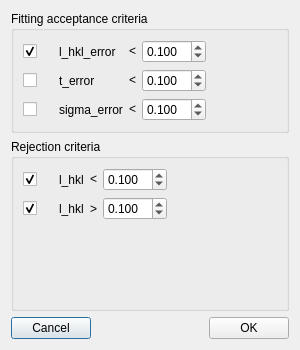
<?xml version="1.0" encoding="UTF-8"?>
<ui version="4.0">
 <class>Dialog</class>
 <widget class="QDialog" name="Dialog">
  <property name="windowModality">
   <enum>Qt::ApplicationModal</enum>
  </property>
  <property name="geometry">
   <rect>
    <x>0</x>
    <y>0</y>
    <width>300</width>
    <height>350</height>
   </rect>
  </property>
  <property name="minimumSize">
   <size>
    <width>300</width>
    <height>350</height>
   </size>
  </property>
  <property name="maximumSize">
   <size>
    <width>300</width>
    <height>350</height>
   </size>
  </property>
  <property name="windowTitle">
   <string>Dialog</string>
  </property>
  <layout class="QVBoxLayout" name="verticalLayout_3">
   <item>
    <widget class="QGroupBox" name="groupBox">
     <property name="title">
      <string>Fitting acceptance criteria</string>
     </property>
     <layout class="QVBoxLayout" name="verticalLayout">
      <item>
       <layout class="QGridLayout" name="gridLayout">
        <item row="0" column="1">
         <widget class="QLabel" name="l_hkl_error_label">
          <property name="text">
           <string>l_hkl_error</string>
          </property>
         </widget>
        </item>
        <item row="1" column="4">
         <spacer name="horizontalSpacer_3">
          <property name="orientation">
           <enum>Qt::Horizontal</enum>
          </property>
          <property name="sizeHint" stdset="0">
           <size>
            <width>40</width>
            <height>20</height>
           </size>
          </property>
         </spacer>
        </item>
        <item row="1" column="3">
         <widget class="QDoubleSpinBox" name="tau_doubleSpinBox">
          <property name="decimals">
           <number>3</number>
          </property>
          <property name="value">
           <double>0.100000000000000</double>
          </property>
         </widget>
        </item>
        <item row="2" column="0">
         <widget class="QCheckBox" name="sigma_checkBox">
          <property name="text">
           <string/>
          </property>
          <property name="checked">
           <bool>false</bool>
          </property>
         </widget>
        </item>
        <item row="2" column="2">
         <widget class="QLabel" name="sigma_label">
          <property name="text">
           <string>&lt;</string>
          </property>
          <property name="alignment">
           <set>Qt::AlignCenter</set>
          </property>
         </widget>
        </item>
        <item row="1" column="0">
         <widget class="QCheckBox" name="tau_checkBox">
          <property name="text">
           <string/>
          </property>
          <property name="checked">
           <bool>false</bool>
          </property>
         </widget>
        </item>
        <item row="2" column="3">
         <widget class="QDoubleSpinBox" name="sigma_doubleSpinBox">
          <property name="decimals">
           <number>3</number>
          </property>
          <property name="value">
           <double>0.100000000000000</double>
          </property>
         </widget>
        </item>
        <item row="0" column="0">
         <widget class="QCheckBox" name="lambda_hkl_checkBox">
          <property name="minimumSize">
           <size>
            <width>30</width>
            <height>0</height>
           </size>
          </property>
          <property name="maximumSize">
           <size>
            <width>30</width>
            <height>16777215</height>
           </size>
          </property>
          <property name="text">
           <string/>
          </property>
          <property name="checked">
           <bool>true</bool>
          </property>
         </widget>
        </item>
        <item row="0" column="2">
         <widget class="QLabel" name="l_hkl_label">
          <property name="text">
           <string>&lt;</string>
          </property>
          <property name="alignment">
           <set>Qt::AlignCenter</set>
          </property>
         </widget>
        </item>
        <item row="0" column="3">
         <widget class="QDoubleSpinBox" name="lambda_hkl_doubleSpinBox">
          <property name="decimals">
           <number>3</number>
          </property>
          <property name="value">
           <double>0.100000000000000</double>
          </property>
         </widget>
        </item>
        <item row="1" column="2">
         <widget class="QLabel" name="t_label">
          <property name="text">
           <string>&lt;</string>
          </property>
          <property name="alignment">
           <set>Qt::AlignCenter</set>
          </property>
         </widget>
        </item>
        <item row="1" column="1">
         <widget class="QLabel" name="t_error_label">
          <property name="text">
           <string>t_error</string>
          </property>
         </widget>
        </item>
        <item row="2" column="1">
         <widget class="QLabel" name="sigma_error_label">
          <property name="text">
           <string>sigma_error</string>
          </property>
         </widget>
        </item>
       </layout>
      </item>
     </layout>
    </widget>
   </item>
   <item>
    <widget class="QGroupBox" name="groupBox_2">
     <property name="title">
      <string>Rejection criteria</string>
     </property>
     <layout class="QVBoxLayout" name="verticalLayout_2">
      <item>
       <layout class="QGridLayout" name="gridLayout_2">
        <item row="1" column="3">
         <widget class="QDoubleSpinBox" name="l_hkl_more_than_doubleSpinBox">
          <property name="decimals">
           <number>3</number>
          </property>
          <property name="value">
           <double>0.100000000000000</double>
          </property>
         </widget>
        </item>
        <item row="1" column="0">
         <widget class="QCheckBox" name="l_hkl_more_than_checkBox">
          <property name="text">
           <string/>
          </property>
          <property name="checked">
           <bool>true</bool>
          </property>
         </widget>
        </item>
        <item row="1" column="2">
         <widget class="QLabel" name="l_hkl_label_3">
          <property name="text">
           <string>&gt;</string>
          </property>
          <property name="alignment">
           <set>Qt::AlignCenter</set>
          </property>
         </widget>
        </item>
        <item row="1" column="4">
         <spacer name="horizontalSpacer_4">
          <property name="orientation">
           <enum>Qt::Horizontal</enum>
          </property>
          <property name="sizeHint" stdset="0">
           <size>
            <width>40</width>
            <height>20</height>
           </size>
          </property>
         </spacer>
        </item>
        <item row="0" column="2">
         <widget class="QLabel" name="l_hkl_label_2">
          <property name="text">
           <string>&lt;</string>
          </property>
          <property name="alignment">
           <set>Qt::AlignCenter</set>
          </property>
         </widget>
        </item>
        <item row="1" column="1">
         <widget class="QLabel" name="l_hkl_more_than_label">
          <property name="text">
           <string>l_hkl</string>
          </property>
         </widget>
        </item>
        <item row="0" column="0">
         <widget class="QCheckBox" name="l_hkl_less_than_checkBox">
          <property name="minimumSize">
           <size>
            <width>30</width>
            <height>0</height>
           </size>
          </property>
          <property name="maximumSize">
           <size>
            <width>30</width>
            <height>16777215</height>
           </size>
          </property>
          <property name="text">
           <string/>
          </property>
          <property name="checked">
           <bool>true</bool>
          </property>
         </widget>
        </item>
        <item row="0" column="1">
         <widget class="QLabel" name="l_hkl_less_than_label">
          <property name="text">
           <string>l_hkl</string>
          </property>
         </widget>
        </item>
        <item row="0" column="3">
         <widget class="QDoubleSpinBox" name="l_hkl_less_than_doubleSpinBox">
          <property name="decimals">
           <number>3</number>
          </property>
          <property name="value">
           <double>0.100000000000000</double>
          </property>
         </widget>
        </item>
       </layout>
      </item>
      <item>
       <spacer name="verticalSpacer">
        <property name="orientation">
         <enum>Qt::Vertical</enum>
        </property>
        <property name="sizeHint" stdset="0">
         <size>
          <width>20</width>
          <height>40</height>
         </size>
        </property>
       </spacer>
      </item>
     </layout>
    </widget>
   </item>
   <item>
    <layout class="QHBoxLayout" name="horizontalLayout">
     <item>
      <widget class="QPushButton" name="cancel_pushButton">
       <property name="text">
        <string>Cancel</string>
       </property>
      </widget>
     </item>
     <item>
      <spacer name="horizontalSpacer">
       <property name="orientation">
        <enum>Qt::Horizontal</enum>
       </property>
       <property name="sizeHint" stdset="0">
        <size>
         <width>40</width>
         <height>20</height>
        </size>
       </property>
      </spacer>
     </item>
     <item>
      <widget class="QPushButton" name="ok_pushButton">
       <property name="text">
        <string>OK</string>
       </property>
      </widget>
     </item>
    </layout>
   </item>
  </layout>
 </widget>
 <resources/>
 <connections>
  <connection>
   <sender>cancel_pushButton</sender>
   <signal>clicked()</signal>
   <receiver>Dialog</receiver>
   <slot>reject()</slot>
   <hints>
    <hint type="sourcelabel">
     <x>60</x>
     <y>337</y>
    </hint>
    <hint type="destinationlabel">
     <x>139</x>
     <y>199</y>
    </hint>
   </hints>
  </connection>
  <connection>
   <sender>ok_pushButton</sender>
   <signal>clicked()</signal>
   <receiver>Dialog</receiver>
   <slot>ok_clicked()</slot>
   <hints>
    <hint type="sourcelabel">
     <x>287</x>
     <y>337</y>
    </hint>
    <hint type="destinationlabel">
     <x>290</x>
     <y>155</y>
    </hint>
   </hints>
  </connection>
  <connection>
   <sender>lambda_hkl_checkBox</sender>
   <signal>clicked()</signal>
   <receiver>Dialog</receiver>
   <slot>lambda_hkl_clicked()</slot>
   <hints>
    <hint type="sourcelabel">
     <x>38</x>
     <y>49</y>
    </hint>
    <hint type="destinationlabel">
     <x>41</x>
     <y>150</y>
    </hint>
   </hints>
  </connection>
  <connection>
   <sender>tau_checkBox</sender>
   <signal>clicked()</signal>
   <receiver>Dialog</receiver>
   <slot>tau_clicked()</slot>
   <hints>
    <hint type="sourcelabel">
     <x>56</x>
     <y>90</y>
    </hint>
    <hint type="destinationlabel">
     <x>108</x>
     <y>102</y>
    </hint>
   </hints>
  </connection>
  <connection>
   <sender>sigma_checkBox</sender>
   <signal>clicked()</signal>
   <receiver>Dialog</receiver>
   <slot>sigma_clicked()</slot>
   <hints>
    <hint type="sourcelabel">
     <x>46</x>
     <y>124</y>
    </hint>
    <hint type="destinationlabel">
     <x>13</x>
     <y>149</y>
    </hint>
   </hints>
  </connection>
  <connection>
   <sender>l_hkl_less_than_checkBox</sender>
   <signal>clicked()</signal>
   <receiver>Dialog</receiver>
   <slot>l_hkl_less_than_clicked()</slot>
   <hints>
    <hint type="sourcelabel">
     <x>37</x>
     <y>197</y>
    </hint>
    <hint type="destinationlabel">
     <x>6</x>
     <y>229</y>
    </hint>
   </hints>
  </connection>
  <connection>
   <sender>l_hkl_more_than_checkBox</sender>
   <signal>clicked()</signal>
   <receiver>Dialog</receiver>
   <slot>l_hkl_more_than_clicked()</slot>
   <hints>
    <hint type="sourcelabel">
     <x>37</x>
     <y>232</y>
    </hint>
    <hint type="destinationlabel">
     <x>7</x>
     <y>293</y>
    </hint>
   </hints>
  </connection>
 </connections>
 <slots>
  <slot>ok_clicked()</slot>
  <slot>lambda_hkl_clicked()</slot>
  <slot>tau_clicked()</slot>
  <slot>sigma_clicked()</slot>
  <slot>l_hkl_less_than_clicked()</slot>
  <slot>l_hkl_more_than_clicked()</slot>
 </slots>
</ui>
